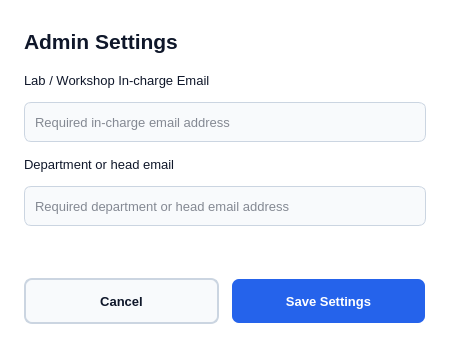
<?xml version="1.0" encoding="UTF-8"?>
<ui version="4.0">
 <class>AdminSettingsDialog</class>
 <widget class="QDialog" name="AdminSettingsDialog">
  <property name="geometry">
   <rect>
    <x>0</x>
    <y>0</y>
    <width>450</width>
    <height>348</height>
   </rect>
  </property>
  <property name="minimumSize">
   <size>
    <width>450</width>
    <height>348</height>
   </size>
  </property>
  <property name="font">
   <font>
    <family>Segoe UI</family>
    <pointsize>10</pointsize>
   </font>
  </property>
  <property name="windowTitle">
   <string>Administration email settings</string>
  </property>
  <property name="styleSheet">
   <string notr="true">QDialog { background-color: #FFFFFF; color: #0F172A; }
QLabel { color: #0F172A; background: transparent; }
QLineEdit, QComboBox { background-color: #F8FAFC; color: #0F172A; border: 1px solid #CBD5E1; border-radius: 7px; padding: 8px; }
QLineEdit:focus, QComboBox:focus { border: 1px solid #2563EB; }
QComboBox QAbstractItemView { background-color: #F8FAFC; color: #0F172A; selection-background-color: #2563EB; selection-color: white; border: 1px solid #CBD5E1; }
QPushButton { background-color: #2563EB; color: white; border: 2px solid transparent; border-radius: 8px; padding: 2px 14px; }
QPushButton:focus, QPushButton:default { border-color: #0F172A; }
QPushButton:hover { border-color: #CBD5E1; }
QPushButton:disabled { background-color: #CBD5E1; color: #0F172A; }
QPushButton#cancelBtn, QPushButton#closeBtn { background-color: #F8FAFC; color: #0F172A; border-color: #CBD5E1; }
QGroupBox { color: #0F172A; border: 1px solid #CBD5E1; border-radius: 8px; margin-top: 16px; padding-top: 10px; }
QGroupBox::title { subcontrol-origin: margin; left: 12px; padding: 0 4px; }</string>
  </property>
  <widget class="QLabel" name="titleLbl">
   <property name="geometry">
    <rect>
     <x>24</x>
     <y>24</y>
     <width>402</width>
     <height>34</height>
    </rect>
   </property>
   <property name="font">
    <font>
     <pointsize>16</pointsize>
     <bold>true</bold>
    </font>
   </property>
   <property name="text">
    <string>Admin Settings</string>
   </property>
   <property name="textFormat">
    <enum>Qt::TextFormat::PlainText</enum>
   </property>
   <property name="wordWrap">
    <bool>true</bool>
   </property>
  </widget>
  <widget class="QLabel" name="lbl1">
   <property name="geometry">
    <rect>
     <x>24</x>
     <y>70</y>
     <width>402</width>
     <height>20</height>
    </rect>
   </property>
   <property name="text">
    <string>Lab / Workshop In-charge Email</string>
   </property>
   <property name="textFormat">
    <enum>Qt::TextFormat::PlainText</enum>
   </property>
   <property name="wordWrap">
    <bool>true</bool>
   </property>
  </widget>
  <widget class="QLineEdit" name="deanEmailInput">
   <property name="geometry">
    <rect>
     <x>24</x>
     <y>102</y>
     <width>402</width>
     <height>40</height>
    </rect>
   </property>
   <property name="minimumSize">
    <size>
     <width>0</width>
     <height>40</height>
    </size>
   </property>
   <property name="font">
    <font>
     <pointsize>10</pointsize>
    </font>
   </property>
   <property name="placeholderText">
    <string>Required in-charge email address</string>
   </property>
  </widget>
  <widget class="QLabel" name="lbl2">
   <property name="geometry">
    <rect>
     <x>24</x>
     <y>154</y>
     <width>402</width>
     <height>20</height>
    </rect>
   </property>
   <property name="text">
    <string>Department or head email</string>
   </property>
   <property name="textFormat">
    <enum>Qt::TextFormat::PlainText</enum>
   </property>
   <property name="wordWrap">
    <bool>true</bool>
   </property>
  </widget>
  <widget class="QLineEdit" name="depHeadEmailInput">
   <property name="geometry">
    <rect>
     <x>24</x>
     <y>186</y>
     <width>402</width>
     <height>40</height>
    </rect>
   </property>
   <property name="minimumSize">
    <size>
     <width>0</width>
     <height>40</height>
    </size>
   </property>
   <property name="font">
    <font>
     <pointsize>10</pointsize>
    </font>
   </property>
   <property name="placeholderText">
    <string>Required department or head email address</string>
   </property>
  </widget>
  <widget class="QPushButton" name="cancelBtn">
   <property name="geometry">
    <rect>
     <x>24</x>
     <y>278</y>
     <width>195</width>
     <height>46</height>
    </rect>
   </property>
   <property name="minimumSize">
    <size>
     <width>120</width>
     <height>40</height>
    </size>
   </property>
   <property name="font">
    <font>
     <pointsize>10</pointsize>
     <bold>true</bold>
    </font>
   </property>
   <property name="cursor">
    <cursorShape>PointingHandCursor</cursorShape>
   </property>
   <property name="text">
    <string>Cancel</string>
   </property>
  </widget>
  <widget class="QPushButton" name="saveBtn">
   <property name="geometry">
    <rect>
     <x>231</x>
     <y>278</y>
     <width>195</width>
     <height>46</height>
    </rect>
   </property>
   <property name="minimumSize">
    <size>
     <width>120</width>
     <height>40</height>
    </size>
   </property>
   <property name="font">
    <font>
     <pointsize>10</pointsize>
     <bold>true</bold>
    </font>
   </property>
   <property name="cursor">
    <cursorShape>PointingHandCursor</cursorShape>
   </property>
   <property name="text">
    <string>Save Settings</string>
   </property>
  </widget>
 </widget>
 <tabstops>
  <tabstop>deanEmailInput</tabstop>
  <tabstop>depHeadEmailInput</tabstop>
  <tabstop>saveBtn</tabstop>
  <tabstop>cancelBtn</tabstop>
 </tabstops>
 <resources/>
 <connections/>
</ui>
